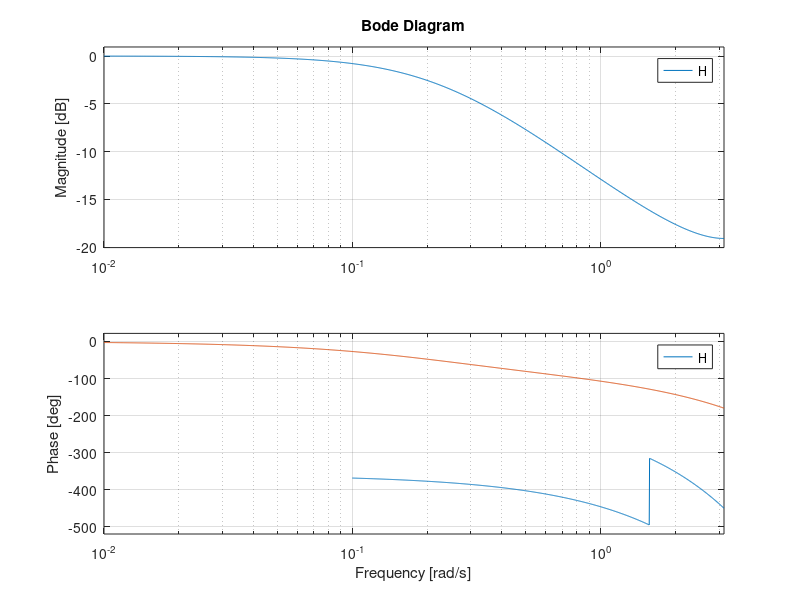

This figure's MATLAB source:
n = 4;
num = 1/n * ones(1,n);
den = [1 zeros(1,n-1)];
G = tf(num,den,-1)
roots(num)
%% 
alpha = 0.2;
num2 = alpha;
den2 = [1 alpha-1];
H = tf(num2,den2,-1)
%%
clf
bode(G)
hold on
bode(H)
hold off
shg
